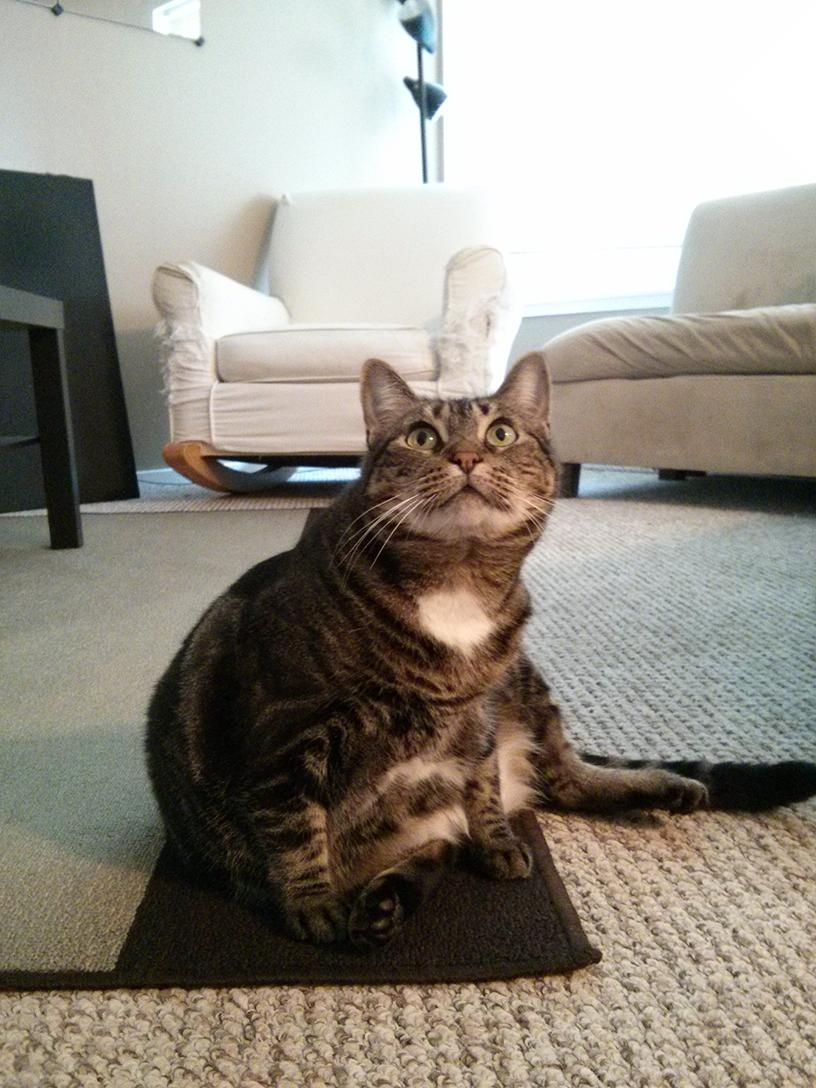
#> input picture 机器学习/opencv/zophie.jpg, 816 x 1088 px, given in place of zophie.png, which was not available
$ python '操作图像Pillow.py'   (older library calls are emulated)
#> lines starting #> are read from the running program, lines starting #| are printed output that depends on the picture; pictures that were not available may be replaced by others from this repository, and a replacement may not be noted
# from PIL import ImageColor
# #草，Pillow模块导入是PIL，尼玛找了这么久
# #ImageColor类的的getcolor方法可以根据第一个颜色参数与第二个RGBA参数，输出RGBA的值
# print(ImageColor.getcolor('red','RGBA'))
# print(ImageColor.getcolor('yellow','RGBA'))

from PIL import Image
#Image.open返回值是Image对象数据类型
# catIm = Image.open(fp='.\\zophie.png')
# #查看加载图片的基本信息，宽高文件名与图像格式
# #宽高
# print(catIm.size)
# print(catIm.width)
# print(catIm.height)
# #图像文件名
# print(catIm.filename)
# #图像格式
# print(catIm.format)
# #改变图像名字与类型，再保存
# catIm.save('zophie.jpg')


#Image.new()函数创建一个Image对象，
#第一个参数是颜色模式
#第二个参数是大小，一个元组，作为新图像的宽高
#第三个参数是背景颜色，可以用RGBA值，也可以使用标准颜色名称的字符串
# new_cat = Image.new('RGBA', (900, 900), 'red')
# new_cat.save('.\\学习资源\\newcat.png')
# new_dog = Image.new('RGBA', (900, 900), (0,255,0,255))
# new_dog.save('.\\学习资源\\newdog.png')


#裁剪图片
#Image对象的crop()方法接受一个矩形元组，返回一个Image对象，表示裁剪后的图像
#裁剪不是在原图上发生的，也就是说Image对象原封不动，crop()方法返回一个新的Image对象
#！！！注意包左上，不包右下！！！       左上右下！！！！！
catIm = Image.open(fp='.\\zophie.png')
#> catIm is the input picture: PIL image 816x1088 RGB; mean R, G, B 147, 141, 131.1
change_cat = catIm.crop((335,345,565,560))
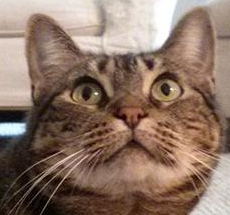
#> change_cat: PIL image 230x215 RGB; mean R, G, B 139.2, 115.1, 100.8
change_cat.save('.\\学习资源\\change_cat.png')


#复制和粘贴图像到其他图像
#copy()方法返回一个新的Image对象，它与原来的Image对象具有一样的图像。
#如果需要修改图像，同时也希望保持原有的版本不变，这非常有用
# catCopyIm = catIm.copy()
#裁剪
faceIm = catIm.crop((335,345,565,560))
#paste()方法在Image对象上调用！！！！！！！每一次调用paste()方法，原对象都改变，将另一个图像粘贴在它上面。
print(faceIm.size)
#| (230, 215)
#paste()方法有两个参数
#一个是源Image对象（要粘贴的）
#一个包含x和y坐标的元组，指明源Image对象粘贴到主Image对象时的左上角位置
# catCopyIm.paste(faceIm,(0,0))
# catCopyIm.paste(faceIm,(400,500))
# catCopyIm.save('.\\学习资源\\pasted.png')


#猫头平铺
faceImWidth,faceImHeight = faceIm.size
#> faceImWidth = 230; faceImHeight = 215
catImWidth,catImHeight = catIm.size
#> catImWidth = 816; catImHeight = 1088

# for Width in range(0, catImWidth, faceImWidth):
#     for Height in range(0, catImHeight,faceImHeight):
#         print(Width,Height)
#         catIm.paste(faceIm, (Width,Height))
# catIm.save('.\\学习资源\\猫猫.png')


#调整图像大小
#resize()方法在Image对象上调用，
#返回指定宽度和高度的一个新Image对象
#它接受!!!!!两个整数元组!!!!!作为参数，表示返回图像的新高度和宽度
# width,height = catIm.size
# quartersizeIm = catIm.resize((int(width/2),int(height/2)))
# quartersizeIm.save('.\\学习资源\\quartersized.png')
# svelteIm = catIm.resize((width,height+300))
# svelteIm.save('.\\学习资源\\svelte.png')


#旋转和翻转
# 图像（rotate旋转）逆时针
# rotatecat = catIm.rotate(90)
# rotatecat.save('.\\学习资源\\rotatecat.png')
#连续写法
#逆时针旋转了270°
# catIm.rotate(270).save('.\\学习资源\\rotatecat2.png')
#注意：当图像旋转90°或者270°，宽度和高度会发生改变
#如果旋转其他角度，图像的原始尺寸会保持，
#!windows上，使用黑色背景来填补旋转造成的缝隙
#！rotate()方法有一个可选的expand关键参数，如果设置为True，会放大图像的尺寸，适应新图像
catIm.rotate(6).save('.\\ziyaun\\catrotate.png')
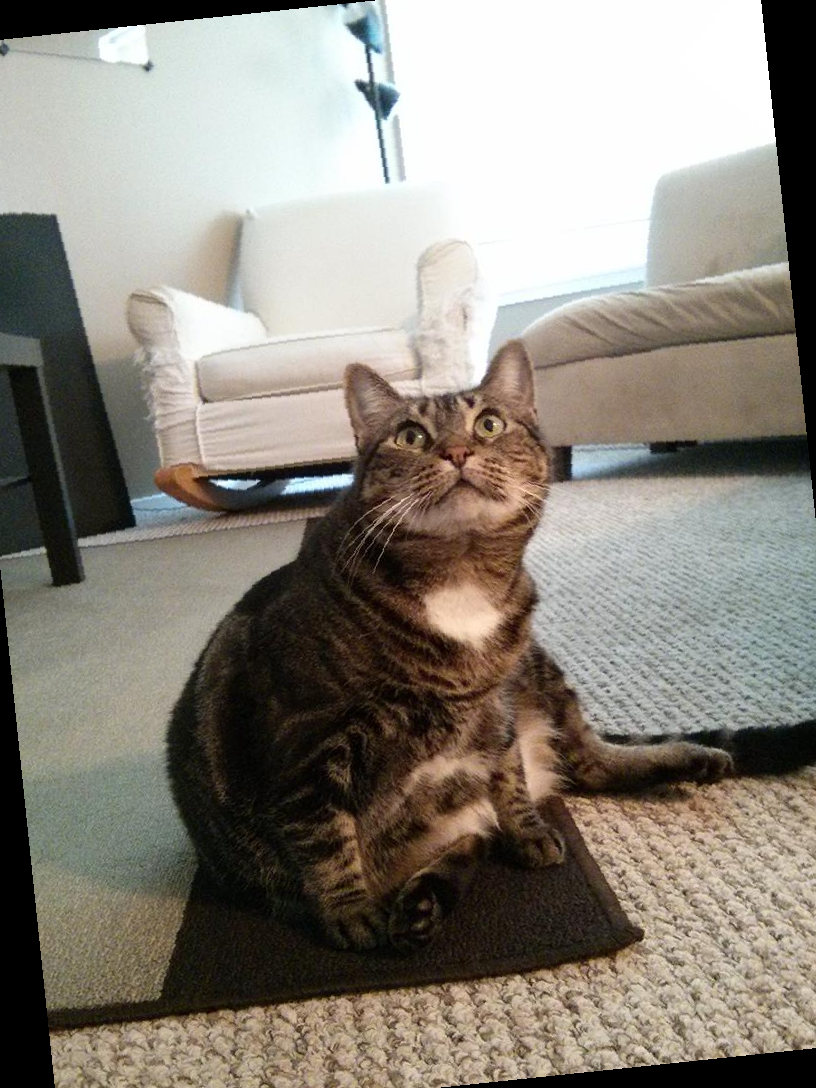
#> saved as catrotate.png: PIL image 816x1088 RGB; mean R, G, B 138.9, 133.2, 123.8
catIm.rotate(6,expand=True).save('.\\ziyaun\\catrotate2.png')
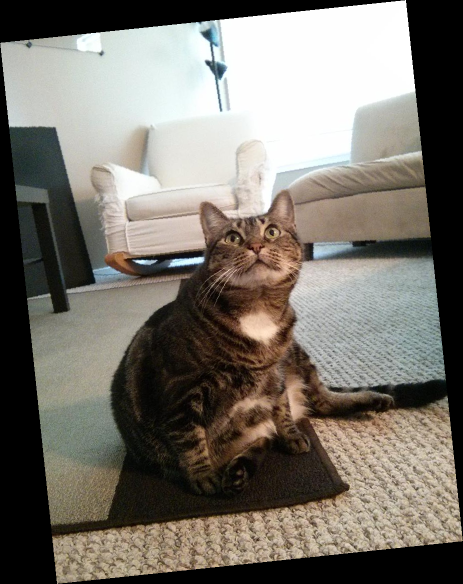
#> saved as catrotate2.png: PIL image 926x1168 RGB (shown at 1/2 size); mean R, G, B 120.6, 115.8, 107.6

#镜像翻转
#左右翻转
# catIm.transpose(Image.FLIP_LEFT_RIGHT).save('.\\ziyaun\\翻转猫.png')
#上下翻转
# catIm.transpose(Image.FLIP_TOP_BOTTOM).save('.\\ziyaun\\翻转猫2.png')


#更改单个像素
#单个像素的颜色可以通过getpixel()和putpixel()方法取得和设置。
#它们都接受一个元组表示x和y坐标。
#putpixel()方法还接受一个元组，作为该像素的颜色
#这个颜色参数是四整数RGBA元组或者三整数RGB元组
Im = Image.new('RGBA',(100,100))
#> Im: PIL image 100x100 RGBA; every value is 0
#一个像素一个像素地改，最后铺满一张照片
# print(Im.getpixel((0,0)))
# for x in range(100):
#     for y in range(100):
#         #putpixel()方法传入第一个参数是元组，代表像素点，第二个是要改的颜色
#         Im.putpixel((x,y),(110,210,20))
# Im.save('.\\ziyaun\\改像素.png')


#在图像上绘画

# 点
# point(xy,fill)方法绘制单个像素，xy参数表示要画的点的列表。
# 该列表可以是x和y坐标的元组的列表，例如[(x,y)(x,y),...]
# 或是没有元组的x和y坐标的列表，例如[x1,y1,x2,y2,...]
# fill参数是点的颜色，可以是RGBA元组，可以是颜色名字
#
# 线
# line(xy,fill,width)方法绘制一条线或一系列的线。
# xy要么是一个元组列表，如[(x,y)(x,y),...],要么是一个整数列表[x1,y1,x2,y2,...]
# ！！！！每个点都是正绘制的线上的一个连接点
# 可选的fill参数是线的颜色，RGBA元组或者颜色名。
# width参数是线的宽度，如果未指定，缺省值是1
#
# 矩形
# rectangle(xy,fill,outline)方法绘制一个矩形
# xy参数是一个矩形元组，形式为(left,top,right,bottom)
# left和top值指定了矩形左上角的x和y坐标，right和bottom值指定了矩形右下角
# fill参数是颜色，将填充矩形内部，可选outline参数是矩形轮廓的颜色
#
# 椭圆
# ellipse(xy, fill, outline)方法绘制一个椭圆。
# 如果椭圆的宽度和高度一样，该方法将绘制一个圆。
# xy参数是一个矩形元组(left, top, right, bottom)
# 它表示正好包含该椭圆的矩形。
# 可选的fill参数是椭圆内的颜色，可选的outline参数是椭圆轮廓的颜色。
#
# 多边形
# polygon(xy, fill, outline)方法绘制任意的多边形。
# xy参数是一个元组列表，例如[(x, y), (x, y), ...]
# 或者是一个整数列表，例如[x1, y1, x2, y2, ...]
# 表示多边形边的连接点。最后一对坐标将自动连接到第一对坐标。
# 可选的fill参数是多边形内部的颜色，可选的outline参数是多边形轮廓的颜色。

#总结point 点
# line 线
# rectangle 矩形
# ellipse 椭圆
# polygon 多边形

from PIL import ImageDraw
im = Image.new('RGBA',(200,200),'white')
#> im: PIL image 200x200 RGBA; every value is 255
#将该Image对象传入ImageDraw.Draw()函数中，得到一个ImageDraw对象
drawObj = ImageDraw.Draw(im)
drawObj.line([(0,0),(100,200),(200,46)],fill='red')
#!!!!!!不是ImageDraw对象，是原图像对象!!!!!!!
im.save('.\\ziyaun\\line.png')
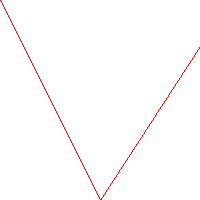
#> saved as line.png: PIL image 200x200 RGBA; mean R, G, B, A 255, 252.7, 252.7, 255


#绘制文本
# Imagedraw对象还有text()方法，用于在图像上绘制文本
# text()方法有4个参数：xy，text，fill和font
# xy参数是两个整数元组，指定文本区域的左上角
# text参数是想写入的文本字符串
# 可选参数fill是文本的颜色
# 可选参数font是一个ImageFont对象，用于设置文本的字体和大小

# 因为通常很难预先知道一块文本在给定的字体下的大小
# 所以ImageDraw模块也提供了textsize()方法。
# 它的第一个参数是要测量的文本字符串
# 第二个参数是可选的ImageFont对象。
# textsize()方法返回一个两整数元组，表示如果以指定的字体写入图像，文本的宽度和高度。
# 可以利用这个宽度和高度，帮助你精确计算文本放在图像上的位置
from PIL import ImageFont
hh = Image.new('RGBA',(200,200),'white')
draw = ImageDraw.Draw(hh)
#> (the run stopped early here; a loop or call above may not have finished)
